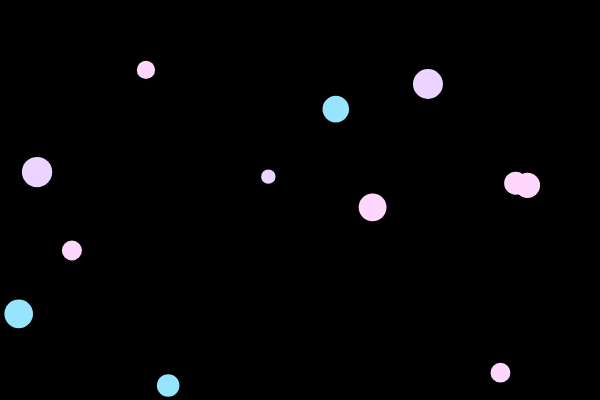
Frame 1 (no input)
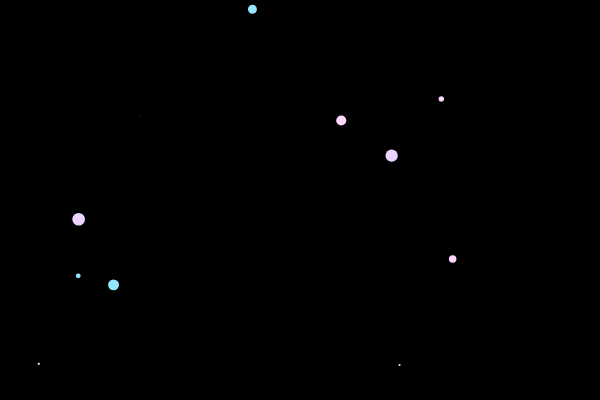
Frame 60 (no input)
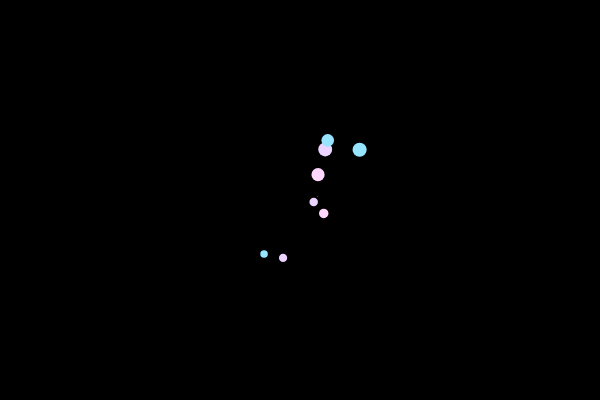
Frame 120 (the mouse pressed at the canvas centre since frame 60)

The p5.js sketch that drew these frames (run headless with seeded random() and noise() and a simulated clock; from frame 60 on, the mouse is pressed at the canvas centre):

// p5.js sketch
// ── sketch.js
// DM2008 — Activity 4b [Guided]
// Objects in Motion (50 min)
//
// You have a working Agent class to start with — your job is to bring it to life.
// Each agent moves, changes over time, and is drawn to the screen.
// Mouse click adds a new agent. C clears them all.
//
// Things to try:
// - Change the starting values (size, speed, color) to see what happens
// - Make agents bounce instead of wrap — what needs to change?
// - Add a second method to your class beyond update() and show()
//
// Stretch: give each agent a lifespan — shrink or fade it over time, then remove it.
// Hint: a backward loop lets you safely splice items while iterating.

let palette = ["#ebd4ff", "#97e4ff", "#ffd6fe"];

let agents = [];
const NUM_START = 12;

function setup() {
  createCanvas(600, 400);
  noStroke();

  for (let i = 0; i < NUM_START; i++) {
    let x = random(width);
    let y = random(height);
    let sz = random(12, 36);
    let speedX = random(-2, 2);
    let speedY = random(-2, 2);
    agents.push(new Agent(x, y, sz, speedX, speedY, random(palette)));
  }
}

function draw() {
  background(0);

  for (let i = 0; i < agents.length; i++) {
    agents[i].update();
    agents[i].show();
  }

  for (let i = agents.length - 1; i >= 0; i--) {
    agents[i].shrink();
    if (agents[i].sz <= 0) {
      agents.splice(i, 1);
    }
  }
 
}

function mousePressed() {
  let more = 10;
  for (let i = 0; i < more; i++) {
    let sz = random(16, 40);
    let angle = random(TWO_PI);              
    let speedX = random(-1, 1);
    let speedY = random(-1, 1);
    agents.push(new Agent(mouseX, mouseY, sz, speedX, speedY, random(palette)));
  }
}

function keyPressed() {
  // Replacing the array with an empty one effectively clears all agents
  if (key == "C" || key == "c") {
    agents = [];
  }
}

class Agent {
  constructor(x, y, sz, speedX, speedY, col) {
    this.x = x;
    this.y = y;
    this.sz = sz;
    this.dx = speedX;
    this.dy = speedY;
    this.col = col; // a color value that will change over time
    // What else might your agent need to know about itself?
  }

  shrink() {
    this.sz -= 0.3;
  }

  update() {
    // Position changes by speed each frame — can you see why?
    this.x += this.dx;
    this.y += this.dy;

    // This is a property changing over time — try changing size or speed instead
    // this.col = (this.col + 1) % 255;
    this.dz = (this.dx + 3);

    // This wraps agents around the edges — could you make them bounce instead?
  if (this.x + this.sz / 2 > width) { 
    this.dx *= -1;                
  }
  if (this.x - this.sz / 2 < 0) {
    this.dx *= -1;
  }
  if (this.y + this.sz / 2 > height) {
    this.dy *= -1;
  }
  if (this.y - this.sz / 2 < 0) {
    this.dy *= -1;
  }
  }

  show() {
  // this.col drives the color shift — how could you use your other properties here?
  fill(this.col);
  ellipse(this.x, this.y, this.sz);
  }
}
